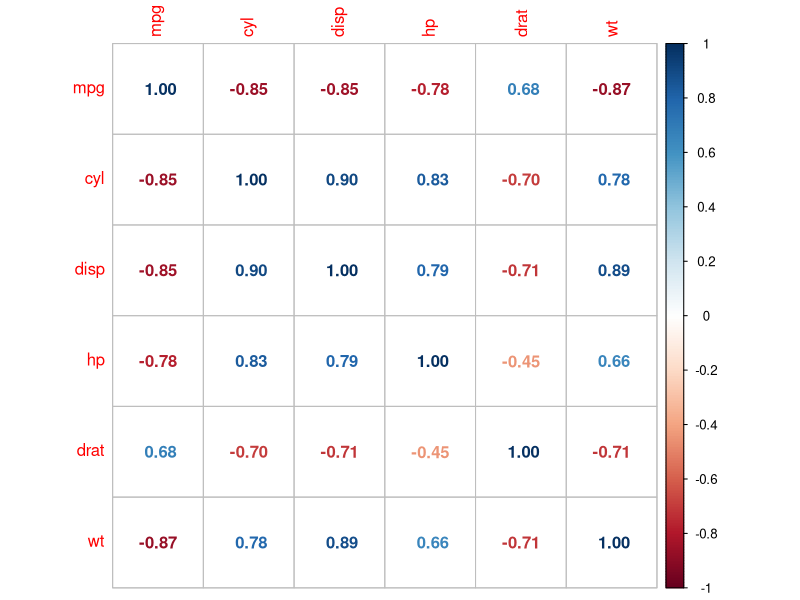

This chart was generated by the following R code:
## ---- chunk 1

library(BayesFactor)
library(corrplot)

## ---- chunk 2

myCars <- data.frame(mtcars[,1:6])
myCars[1:5,1:5]

## ---- chunk 3


myCars_cor <- cor(myCars)

corrplot(myCars_cor, method = "number")

## ---- chunk 4

MyCarsLm <- lm(mpg ~ wt + hp ,myCars)
summary(MyCarsLm)


## ---- chunk 5

hp <- 110
wt <- 3

-3.87783 * wt + -0.03177* hp + 37.22727

## ---- chunk 6



MyCarsBFLm <- lmBF(mpg ~ wt + hp ,data = myCars, )
MyCarsBFLm


## ---- chunk 7


MyCarsBFmcmc <- lmBF(mpg ~ wt + hp ,data = myCars, posterior=TRUE, iterations=100000)
summary(MyCarsBFmcmc)
rsqList <- 1 - (MyCarsBFmcmc[,"sig2"] / var(myCars$mpg))
mean(rsqList)
quantile(rsqList,c(0.025))
quantile(rsqList,c(0.975))


## ---- chunk 8

library(car)


## ---- chunk 9

vif(MyCarsLm)

FivePredictor_Model <- lm(mpg ~., myCars)

summary(FivePredictor_Model)

vif(FivePredictor_Model)
